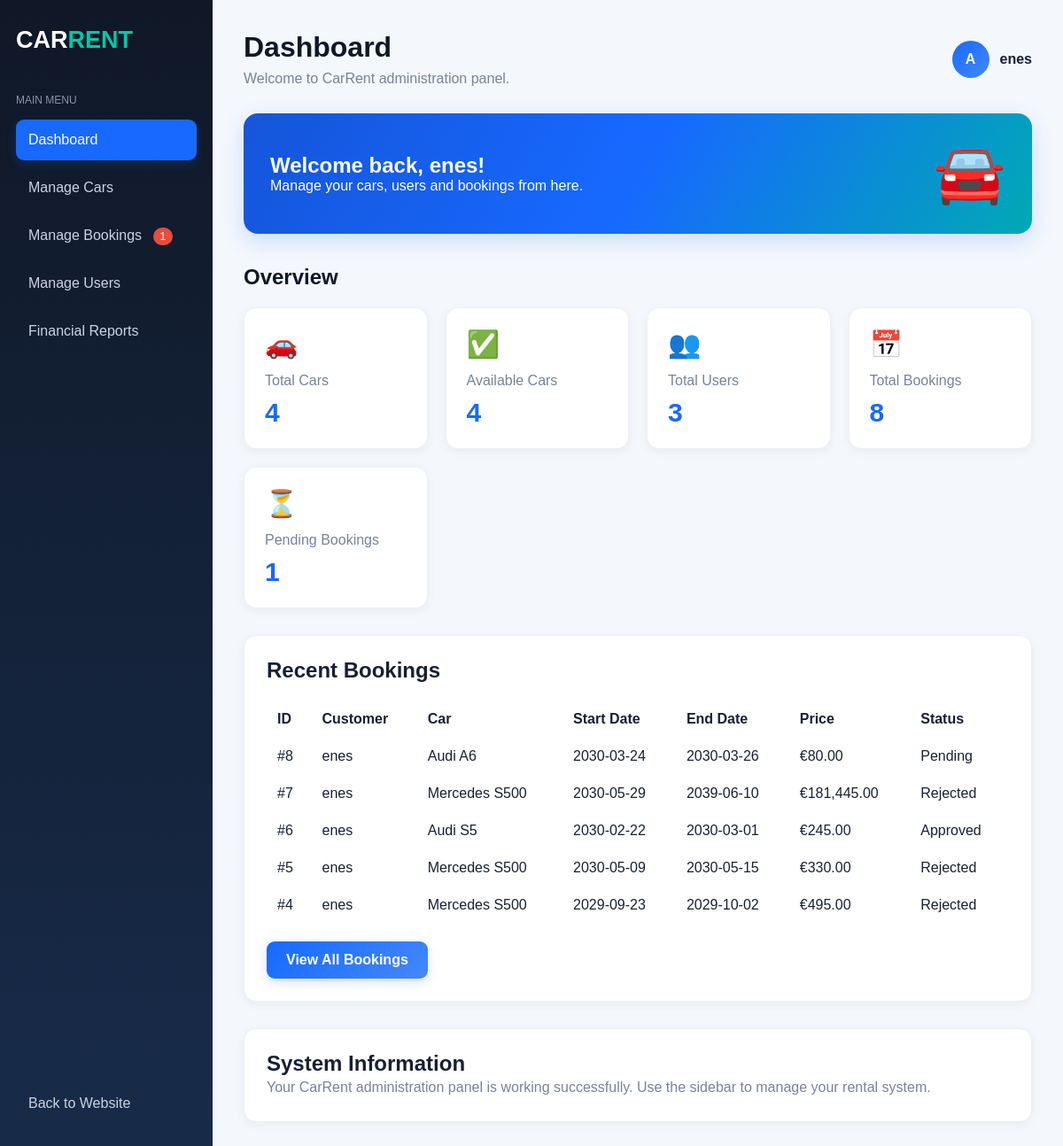
Page /admin/dashboard.php (signed in) on the committed database.
### tables this page shows
CREATE TABLE `bookings` (
  `id` int(11) NOT NULL,
  `user_id` int(11) NOT NULL,
  `car_id` int(11) NOT NULL,
  `start_date` date NOT NULL,
  `end_date` date NOT NULL,
  `total_price` decimal(10,2) NOT NULL,
  `status` enum('pending','approved','rejected','cancelled') DEFAULT 'pending',
  `created_at` timestamp NOT NULL DEFAULT current_timestamp()
);

CREATE TABLE `users` (
  `id` int(11) NOT NULL,
  `full_name` varchar(100) NOT NULL,
  `username` varchar(50) NOT NULL,
  `email` varchar(100) NOT NULL,
  `password` varchar(255) NOT NULL,
  `role` enum('admin','user') DEFAULT 'user',
  `created_at` timestamp NOT NULL DEFAULT current_timestamp()
);

CREATE TABLE `cars` (
  `id` int(11) NOT NULL,
  `brand` varchar(50) NOT NULL,
  `model` varchar(50) NOT NULL,
  `year` int(11) NOT NULL,
  `color` varchar(30) DEFAULT NULL,
  `price_per_day` decimal(10,2) NOT NULL,
  `image` varchar(255) DEFAULT NULL,
  `description` text DEFAULT NULL,
  `status` enum('available','unavailable') DEFAULT 'available',
  `created_at` timestamp NOT NULL DEFAULT current_timestamp()
);

### admin/dashboard.php (the view, shortened to what this page needs)
<?php
require_once "../includes/config.php";
$total_cars = $conn->query("SELECT COUNT(*) FROM cars")->fetchColumn();
$available_cars = $conn->query("
    SELECT COUNT(*) FROM cars WHERE status = 'available'
")->fetchColumn();
$total_users = $conn->query("SELECT COUNT(*) FROM users")->fetchColumn();
$total_bookings = $conn->query("SELECT COUNT(*) FROM bookings")->fetchColumn();
$pending_bookings = $conn->query("
    SELECT COUNT(*) FROM bookings WHERE status = 'pending'
")->fetchColumn();
$stmt = $conn->query("
    SELECT
        bookings.id,
        bookings.start_date,
        bookings.end_date,
        bookings.total_price,
        bookings.status,
        users.full_name,
        cars.brand,
        cars.model
    FROM bookings
    INNER JOIN users ON bookings.user_id = users.id
    INNER JOIN cars ON bookings.car_id = cars.id
    ORDER BY bookings.id DESC
    LIMIT 5
");
$recent_bookings = $stmt->fetchAll();
$full_name = htmlspecialchars($_SESSION["full_name"]);
?>
<!DOCTYPE html>
<html lang="en">
<head>
    <link rel="stylesheet" href="../assets/css/style.css">
</head>
<body class="admin-body">
<div class="admin-layout">
    <aside class="admin-sidebar">
        <h2 class="admin-logo">CAR<span>RENT</span></h2>
        <p class="sidebar-title">MAIN MENU</p>
        <a href="dashboard.php" class="sidebar-link active">
            Dashboard
        </a>
        <a href="cars.php" class="sidebar-link">
            Manage Cars
        </a>
        <a href="bookings.php" class="sidebar-link">
            Manage Bookings
            <?php if ($pending_bookings > 0): ?>
                <span style="
                    background: #e74c3c;
                    color: white;
                    padding: 3px 8px;
                    border-radius: 20px;
                    font-size: 12px;
                    margin-left: 8px;
                ">
                    <?php echo $pending_bookings; ?>
                </span>
            <?php endif; ?>
        </a>
        <a href="users.php" class="sidebar-link">
            Manage Users
        </a>
        <a href="reports.php" class="sidebar-link">
            Financial Reports
        </a>
        <div class="sidebar-bottom">
            <a href="../index.php" class="sidebar-link">
                Back to Website
            </a>
        </div>
    </aside>
    <main class="admin-main">
        <div class="admin-topbar">
            <div>
                <h1>Dashboard</h1>
                <p>Welcome to CarRent administration panel.</p>
            </div>
            <div class="admin-profile">
                <div class="profile-circle">A</div>
                <span><?php echo $full_name; ?></span>
            </div>
        </div>
        <section class="welcome-card">
            <div>
                <h2>Welcome back, <?php echo $full_name; ?>!</h2>
                <p>Manage your cars, users and bookings from here.</p>
            </div>
            <div class="welcome-icon">🚘</div>
        </section>
        <h2 class="section-heading">Overview</h2>
        <section class="stats-grid">
            <div class="stat-card">
                <div class="stat-icon">🚗</div>
                <p>Total Cars</p>
                <h2><?php echo $total_cars; ?></h2>
            </div>
            <div class="stat-card">
                <div class="stat-icon">✅</div>
                <p>Available Cars</p>
                <h2><?php echo $available_cars; ?></h2>
            </div>
            <div class="stat-card">
                <div class="stat-icon">👥</div>
                <p>Total Users</p>
                <h2><?php echo $total_users; ?></h2>
            </div>
            <div class="stat-card">
                <div class="stat-icon">📅</div>
                <p>Total Bookings</p>
                <h2><?php echo $total_bookings; ?></h2>
            </div>
            <div class="stat-card">
                <div class="stat-icon">⏳</div>
                <p>Pending Bookings</p>
                <h2><?php echo $pending_bookings; ?></h2>
            </div>
        </section>
        <section class="admin-info">
            <h2>Recent Bookings</h2>
            <div style="overflow-x:auto;">
                <table style="width:100%; border-collapse:collapse; margin-top:20px;">
                    <thead>
                        <tr>
                            <th style="padding:12px; text-align:left;">ID</th>
                            <th style="padding:12px; text-align:left;">Customer</th>
                            <th style="padding:12px; text-align:left;">Car</th>
                            <th style="padding:12px; text-align:left;">Start Date</th>
                            <th style="padding:12px; text-align:left;">End Date</th>
                            <th style="padding:12px; text-align:left;">Price</th>
                            <th style="padding:12px; text-align:left;">Status</th>
                        </tr>
                    </thead>
                    <tbody>
                        <?php if (count($recent_bookings) > 0): ?>
                            <?php foreach ($recent_bookings as $booking): ?>
                                <tr>
                                    <td style="padding:12px;">
                                        #<?php echo (int)$booking["id"]; ?>
                                    </td>
                                    <td style="padding:12px;">
                                        <?php echo htmlspecialchars($booking["full_name"]); ?>
                                    </td>
                                    <td style="padding:12px;">
                                        <?php echo htmlspecialchars($booking["brand"] . " " . $booking["model"]); ?>
                                    </td>
                                    <td style="padding:12px;">
                                        <?php echo htmlspecialchars($booking["start_date"]); ?>
                                    </td>
                                    <td style="padding:12px;">
                                        <?php echo htmlspecialchars($booking["end_date"]); ?>
                                    </td>
                                    <td style="padding:12px;">
                                        €<?php echo number_format($booking["total_price"], 2); ?>
                                    </td>
                                    <td style="padding:12px;">
                                        <?php echo htmlspecialchars(ucfirst($booking["status"])); ?>
                                    </td>
                                </tr>
                            <?php endforeach; ?>
                        <?php endif; ?>
                    </tbody>
                </table>
            </div>
            <a href="bookings.php" class="btn" style="margin-top:20px; display:inline-block;">
                View All Bookings
            </a>
        </section>
        <section class="admin-info">
            <h2>System Information</h2>
            <p>
                Your CarRent administration panel is working successfully.
                Use the sidebar to manage your rental system.
            </p>
        </section>
    </main>
</div>
</body>
</html>

### assets/css/style.css (style rules this page uses)
* { margin: 0; padding: 0; box-sizing: border-box; font-family: Arial, sans-serif; }
body { background-color: #f5f6fa; color: #222; }
.btn { display: inline-block; background-color: #ff8c32; color: white; padding: 12px 22px; border-radius: 6px; text-decoration: none; transition: 0.3s; }
.admin-body { margin: 0; background: #f1f4f9; font-family: Arial, sans-serif; }
.admin-layout { display: flex; min-height: 100vh; }
.admin-sidebar { width: 240px; background: #101827; color: white; padding: 25px 18px; display: flex; flex-direction: column; box-sizing: border-box; }
.admin-logo { font-size: 27px; margin: 5px 0 45px; color: white; }
.admin-logo span { color: #3498db; }
.sidebar-title { color: #8995a8; font-size: 12px; margin-bottom: 15px; }
.sidebar-link { display: block; color: #cbd5e1; text-decoration: none; padding: 14px; border-radius: 8px; margin-bottom: 8px; transition: 0.3s; }
.sidebar-link:hover, .sidebar-link.active { background: #2563eb; color: white; }
.sidebar-bottom { margin-top: auto; }
.admin-main { flex: 1; padding: 35px; min-width: 0; }
.admin-topbar { display: flex; justify-content: space-between; align-items: center; gap: 15px; margin-bottom: 30px; }
.admin-topbar h1 { color: #172033; margin: 0 0 8px; }
.admin-topbar p { color: #788397; margin: 0; }
.admin-profile { display: flex; align-items: center; gap: 12px; font-weight: bold; color: #172033; }
.profile-circle { width: 42px; height: 42px; border-radius: 50%; background: #2563eb; color: white; display: flex; align-items: center; justify-content: center; }
.welcome-card { background: linear-gradient(120deg, #1d4ed8, #38bdf8); color: white; padding: 30px; border-radius: 14px; display: flex; justify-content: space-between; align-items: center; margin-bottom: 35px; }
.welcome-card h2 { margin-top: 0; }
.welcome-card p { margin-bottom: 0; }
.welcome-icon { font-size: 65px; }
.section-heading { color: #172033; margin-bottom: 20px; }
.stats-grid { display: grid; grid-template-columns: repeat(4, 1fr); gap: 20px; }
.stat-card { background: white; padding: 23px; border-radius: 12px; box-shadow: 0 3px 12px rgba(0,0,0,0.05); }
.stat-icon { font-size: 30px; margin-bottom: 15px; }
.stat-card p { color: #788397; margin: 0 0 10px; }
.stat-card h2 { color: #172033; font-size: 30px; margin: 0; }
.admin-info { background: white; padding: 25px; border-radius: 12px; margin-top: 30px; box-shadow: 0 3px 12px rgba(0,0,0,0.05); }
.admin-info h2 { color: #172033; }
.admin-info p { color: #788397; line-height: 1.6; }
html { min-height: 100%; }
body { min-height: 100vh; display: flex; flex-direction: column; }
:root { --primary: #1769ff; --primary-dark: #1054d1; --navy: #101827; --mint: #00c9a7; --background: #f4f7fc; --white: #ffffff; --text: #172033; --muted: #718096; --border: #e2e8f0; }
body { background: var(--background); color: var(--text); }
html { scroll-behavior: smooth; }
.btn { background: linear-gradient(135deg, #1769ff, #4388ff); border: none; border-radius: 9px; font-weight: bold; box-shadow: 0 4px 12px rgba(23, 105, 255, 0.20); transition: 0.3s ease; }
.admin-sidebar { background: linear-gradient(180deg, #101827, #172b49); }
.admin-logo span { color: var(--mint); }
.sidebar-link { border-radius: 9px; transition: 0.25s; }
.sidebar-link:hover, .sidebar-link.active { background: var(--primary); box-shadow: 0 4px 12px rgba(23, 105, 255, 0.20); }
.admin-main { background: var(--background); }
.admin-topbar h1, .section-heading { color: var(--navy); }
.profile-circle { background: linear-gradient(135deg, var(--primary), #4388ff); }
.welcome-card { background: linear-gradient(120deg, #1555d9, #1769ff, #00a9b5); border-radius: 16px; box-shadow: 0 8px 25px rgba(23, 105, 255, 0.18); }
.stat-card { border: 1px solid #edf0f5; border-radius: 14px; transition: 0.3s; }
.stat-card h2 { color: var(--primary); }
.admin-info { border: 1px solid #edf0f5; border-radius: 14px; }

### rows in the picture
bookings: id "8", user.full_name "enes", car.model "Audi A6", start_date "2030-03-24", end_date "2030-03-26", total_price "80.00", status "Pending"
bookings: id "7", user.full_name "enes", car.model "Mercedes S500", start_date "2030-05-29", end_date "2039-06-10", total_price "181,445.00", status "Rejected"
bookings: id "6", user.full_name "enes", car.model "Audi S5", start_date "2030-02-22", end_date "2030-03-01", total_price "245.00", status "Approved"
bookings: id "5", user.full_name "enes", car.model "Mercedes S500", start_date "2030-05-09", end_date "2030-05-15", total_price "330.00", status "Rejected"
bookings: id "4", user.full_name "enes", car.model "Mercedes S500", start_date "2029-09-23", end_date "2029-10-02", total_price "495.00", status "Rejected"

### other values in the picture
$pending_bookings "1"
$full_name "enes"
$total_cars "4"
$available_cars "4"
$total_users "3"
$total_bookings "8"
